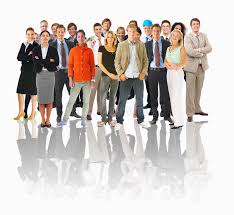
#> input picture images/images.jpeg, 234 x 215 px
$ jupyter execute introduction.ipynb
#> lines starting #> are read from the running program, lines starting #| are printed output that depends on the picture; after the words box and inside, x2 and y2 are one past the last pixel; in counts of white or black regions, pixels touching at a corner belong together
[cell 1]
import cv2

[cell 2]
img=cv2.imread('images/images.jpeg')
#> img is the input picture: shape (215, 234, 3); mean B, G, R 194.1, 198.3, 205.4

[cell 3]
img
#3 dimensional array,here values in the array are pixel values(RGB values)
#use of neural network is to identify these patterns

[cell 4]
import matplotlib.pyplot as plt

[cell 5]
plt.imshow(img)
#opencv reads image in bdr format by default,so it is having blue tone
#we can convert from bdr to RGB.

[cell 6]
#to view orginal image in opencv
cv2.imshow('image',img)
cv2.waitKey()#if we do not give value inside bracket then image window will not colse until we close it.(millisecond is given inside waitKey())
cv2.destroyAllWindows()#to close the image window press esc key

[cell 7]
#convert img to RGB to view orginal image in matplotlib.
converted_img=cv2.cvtColor(img,cv2.COLOR_BGR2RGB)

[cell 8]
plt.imshow(converted_img)

[cell 9]
#reading as grayscale image.
grey_img=cv2.imread('images/images.jpeg',cv2.IMREAD_GRAYSCALE)
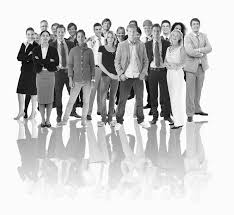
#> grey_img: shape (215, 234); min 0, max 255, mean 200

[cell 10]
#to view grey_img
cv2.imshow('image',grey_img)
cv2.waitKey()#if we do not give value inside bracket then image window will not colse until we close it.(millisecond is given inside waitKey())
cv2.destroyAllWindows()#to close the image window press esc key

[cell 11]
#converting already readed image to grayscale image.
grey_img_converted=cv2.cvtColor(img,cv2.COLOR_BGR2GRAY)

[cell 12]
#running the grey_img_converted image.
cv2.imshow('grey_img_converted',grey_img_converted)
cv2.waitKey()
cv2.destroyAllWindows()

[cell 13]
#displaying both RGB and grayscale image at the same time.(ie,two image at a time)
cv2.imshow('grey_img_converted',grey_img_converted)
cv2.imshow('images',img)
cv2.waitKey()
cv2.destroyAllWindows()

[cell 14]
img.shape
#> Out = (215, 234, 3)
#(height,width,channel)....channel=3 means RGB,for gray scale channel will not be there.

[cell 15]
#to save the converted image to local.
cv2.imwrite('images/converted_img.jpg',grey_img_converted)
#> Out = True

[cell 16]
#binary image/black and white image(0-128==black and 129-255==white)
#first we need to convert RGB to grayscale before converting into binary image.

(thresh,img_bw)=cv2.threshold(grey_img_converted,128,255,cv2.THRESH_BINARY)#manul method(it can be done usng an algorithm OTSU)
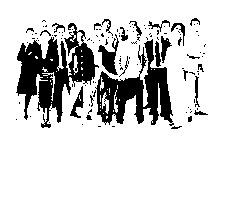
#> img_bw: shape (215, 234); 83.7% white; 118 black regions (95 under 20 px), largest, box (x1, y1, x2, y2) and area: (16, 23, 99, 128) 3632, (95, 39, 174, 126) 2854, (98, 34, 119, 75) 351
#we cant predict what the value should be,so we use automatic method.

[cell 17]
cv2.imshow('binary_image',img_bw)
cv2.waitKey()
cv2.destroyAllWindows()

[cell 18]
print(thresh)

[cell 19]
#automatic mode using OTSU
#we are using the automatic mode.
(thresh1,img_bw1)=cv2.threshold(grey_img_converted,128,255,cv2.THRESH_BINARY | cv2.THRESH_OTSU)
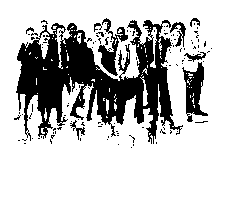
#> img_bw1: shape (215, 234); 77.2% white; 120 black regions (111 under 20 px), largest, box (x1, y1, x2, y2) and area: (16, 20, 183, 144) 9372, (182, 62, 208, 122) 733, (98, 18, 128, 76) 567
#> thresh1 = 161

[cell 20]
cv2.imshow('binary_img',img_bw1)
cv2.waitKey()
cv2.destroyAllWindows()

[cell 21]
print(thresh1)
#| 161.0

$ run again, with images/download.jpeg copied over images/images.jpeg
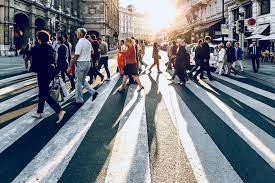
#> input picture images/download.jpeg, 275 x 183 px
#> img is the input picture: shape (183, 275, 3); mean B, G, R 130.1, 123.1, 117.5
#> `grey_img=cv2.imread('images/images.jpeg',cv2.IMREAD_GRAYSCALE)`:
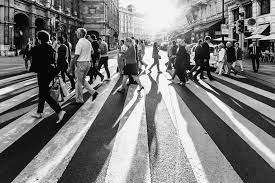
#> grey_img: shape (183, 275); min 0, max 255, mean 122.2
#> `cv2.imwrite('images/converted_img.jpg',grey_img_converted)`: Out = True
#> img_bw: shape (183, 275); 50% white; 260 white regions (216 under 20 px), largest, box (x1, y1, x2, y2) and area: (86, 0, 243, 183) 13461, (11, 48, 122, 183) 3356, (186, 79, 275, 169) 1760
#> `(thresh1,img_bw1)=cv2.threshold(grey_img_converted,128,255,cv2.THRESH_..`:
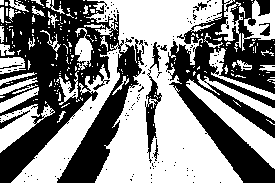
#> img_bw1: shape (183, 275); 52.7% white; 148 black regions (136 under 20 px), largest, box (x1, y1, x2, y2) and area: (0, 0, 144, 183) 13610, (165, 0, 275, 183) 8703, (145, 69, 162, 163) 537
#> thresh1 = 118
#| 118.0

$ run again, with images/omg.jpeg copied over images/images.jpeg
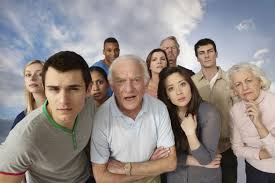
#> input picture images/omg.jpeg, 275 x 183 px
#> img is the input picture: shape (183, 275, 3); mean B, G, R 136.9, 139.3, 147.8
#> `grey_img=cv2.imread('images/images.jpeg',cv2.IMREAD_GRAYSCALE)`:
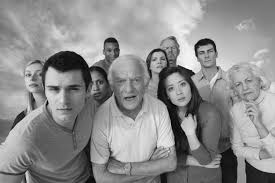
#> grey_img: shape (183, 275); min 0, max 255, mean 141.6
#> `cv2.imwrite('images/converted_img.jpg',grey_img_converted)`: Out = True
#> img_bw: shape (183, 275); 64.7% white; 87 black regions (75 under 20 px), largest, box (x1, y1, x2, y2) and area: (0, 36, 238, 183) 15150, (213, 0, 275, 22) 832, (244, 158, 275, 183) 421
#> `(thresh1,img_bw1)=cv2.threshold(grey_img_converted,128,255,cv2.THRESH_..`:
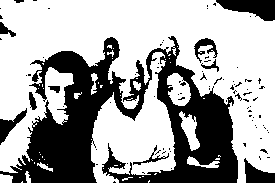
#> img_bw1: shape (183, 275); 65.1% white; 89 black regions (78 under 20 px), largest, box (x1, y1, x2, y2) and area: (0, 36, 238, 183) 15022, (216, 0, 275, 21) 777, (244, 158, 275, 183) 421
#> thresh1 = 127
#| 127.0
